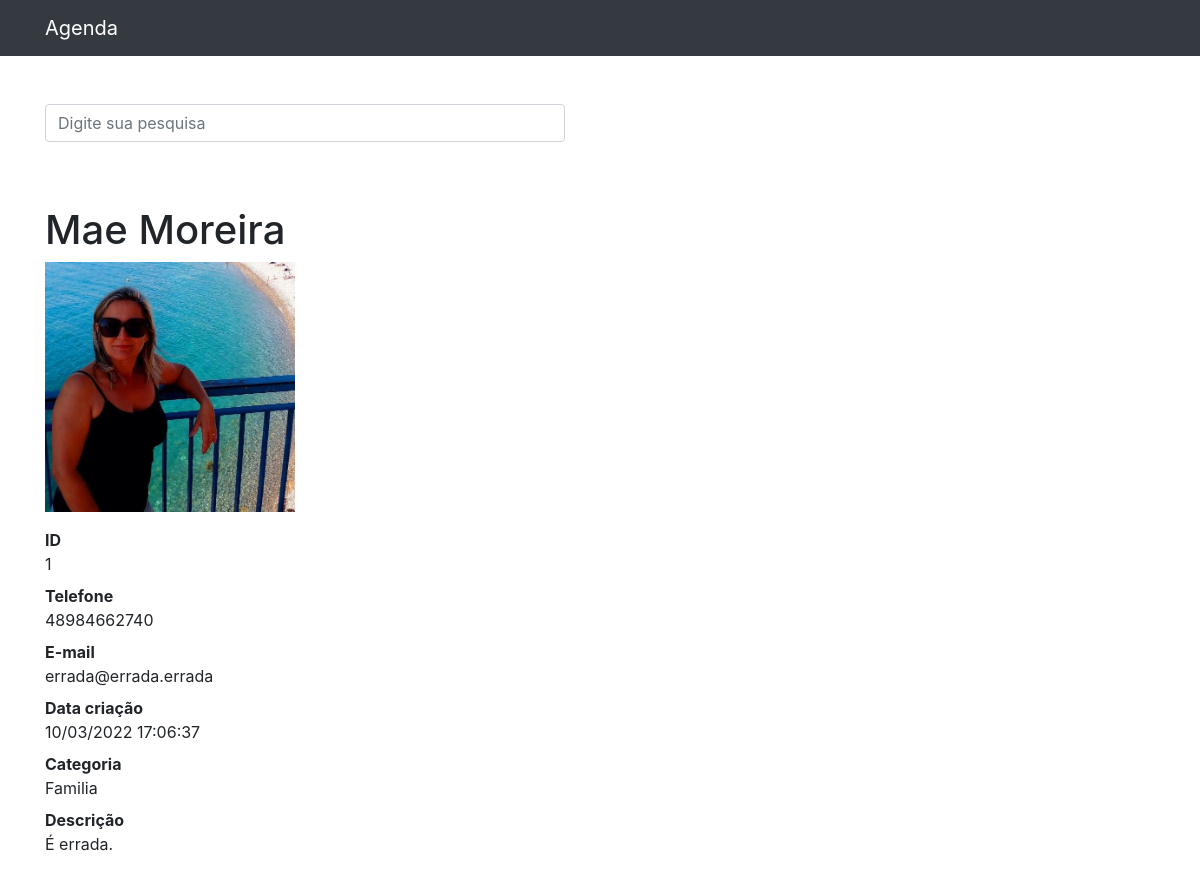
The page /1 on the database its author committed.
### contatos/models.py (models this page shows, shortened)
class Contato(models.Model):
    nome = models.CharField(max_length=255)
    sobrenome = models.CharField(max_length=255, blank=True)
    telefone = models.CharField(max_length=255)
    email = models.CharField(max_length=255, blank=True)
    data_criacao = models.DateTimeField(default=timezone.now())
    descricao = models.TextField(blank=True)
    categoria = models.ForeignKey(Categoria, on_delete=models.DO_NOTHING)
    mostrar = models.BooleanField(default=True)
    foto = models.ImageField(blank=True, upload_to='pictures/%Y/%m/')

class Categoria(models.Model):
    nome = models.CharField(max_length=255)
    def __str__(self):
        return self.nome

### contatos/views.py (the view)
# urls.py: path('<int:contato_id>', views.ver_contato, name="ver_contato"),
def ver_contato(request, contato_id):
    contato = get_object_or_404(Contato, id=contato_id)
    if not contato.mostrar:
        raise Http404
    return render(request, 'contatos/ver_contato.html', {
        'contato': contato
    })

### contatos/templates/contatos/ver_contato.html (shortened to what this page needs)
{% extends 'base.html' %}
{% block content %}
<dl>
  <h1 class="mt-5">{{contato.nome}} {{contato.sobrenome}}</h1>
  {% if contato.foto%}
  <p>
    <img src="{{contato.foto.url}}" style="max-width:250px; height:auto;">
  </p>
  {% endif %}
  <dt>ID</dt>
  <dd>{{contato.id}}</dd>
  <dt>Telefone</dt>
  <dd>{{contato.telefone}}</dd>
  <dt>E-mail</dt>
  <dd>{{contato.email}}</dd>
  <dt>Data criação</dt>
  <dd>{{contato.data_criacao|date:'d/m/Y H:i:s' }}</dd>
  <dt>Categoria</dt>
  <dd>{{contato.categoria}}</dd>
  <dt>Descrição</dt>
  <dd>{{contato.descricao}}</dd>
</dl>
{% endblock %}

### templates/base.html (shortened to what this page needs)
{% load static %}
<!DOCTYPE html>
<html lang="pt">
<head>
	{% include 'partials/_header.html' %}
</head>
<body>
	{% include 'partials/_nav.html' %}
	<div class="container">
		<div class="row">
			<div class="col-lg-12"></div>
			<br><br>
			{% if 'accounts' not in request.path %}
			<form method="get" action="{% url 'busca' %}">
				<div class="form-group">
					<div class="col-12" style="width:550px">
						<input class="form-control" type="search" value="{{ request.GET.termo }}"
							placeholder="Digite sua pesquisa" name="termo">
					</div>
				</div>
			</form>
			{% endif %}
		</div>
		{% block content %}{% endblock %}
	</div>
</body>
</html>

### templates/partials/_header.html (shortened to what this page needs)
{%load static%}
<link href="{% static 'vendor/bootstrap/css/bootstrap.min.css' %}" rel="stylesheet" />

### templates/partials/_nav.html (shortened to what this page needs)
<nav class="navbar navbar-expand-lg navbar-dark bg-dark static-top">
  <div class="container">
    <a class="navbar-brand" href="/">Agenda</a>
  </div>
</nav>

### rows shown on the page
Contato: nome "Mae", sobrenome "Moreira", foto (picture), id "1", telefone "48984662740", email "errada@errada.errada", data_criacao "10/03/2022 17:06:37", categoria "Familia", descricao "É errada."
